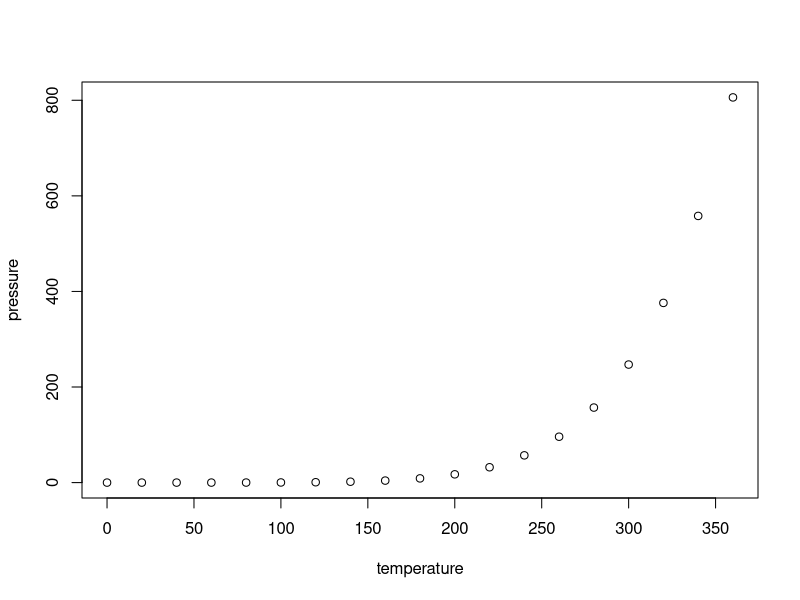
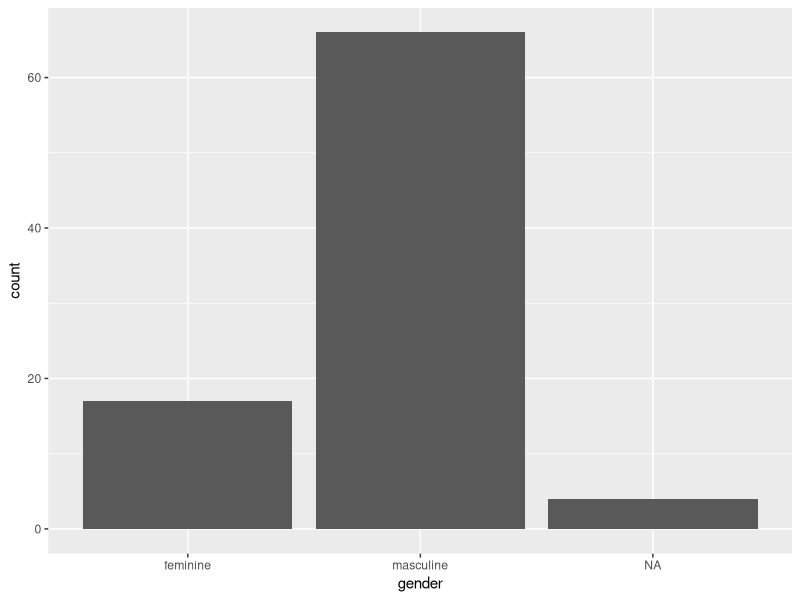
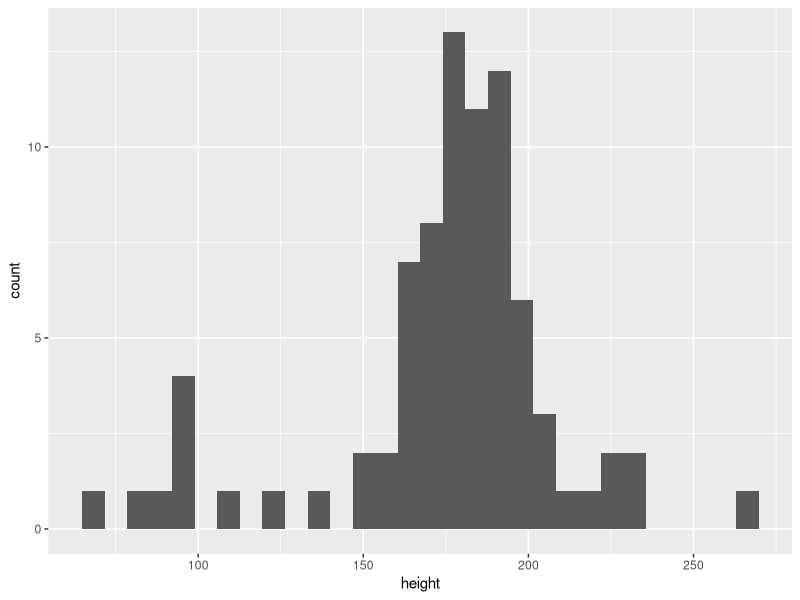
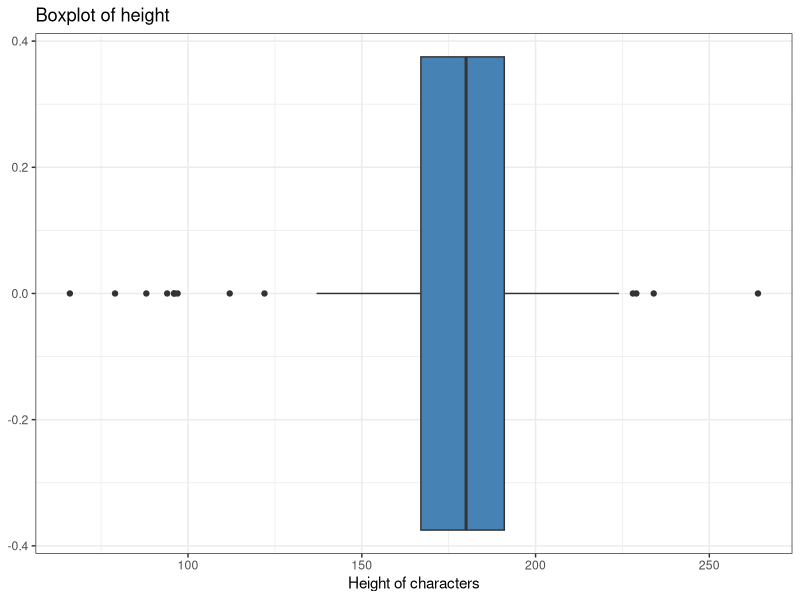
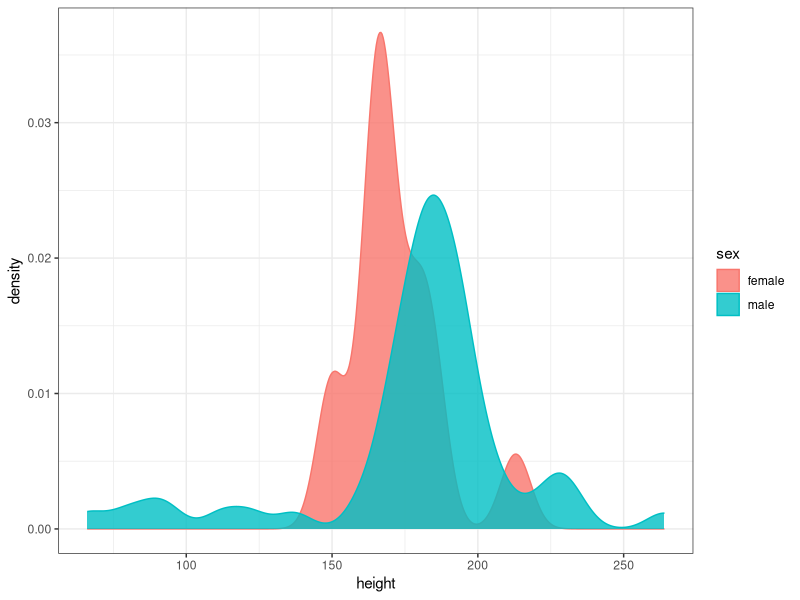
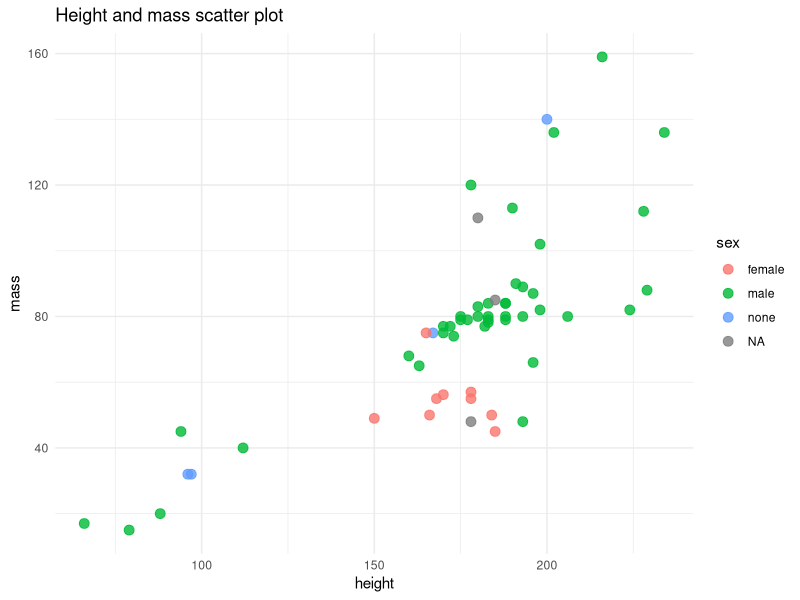
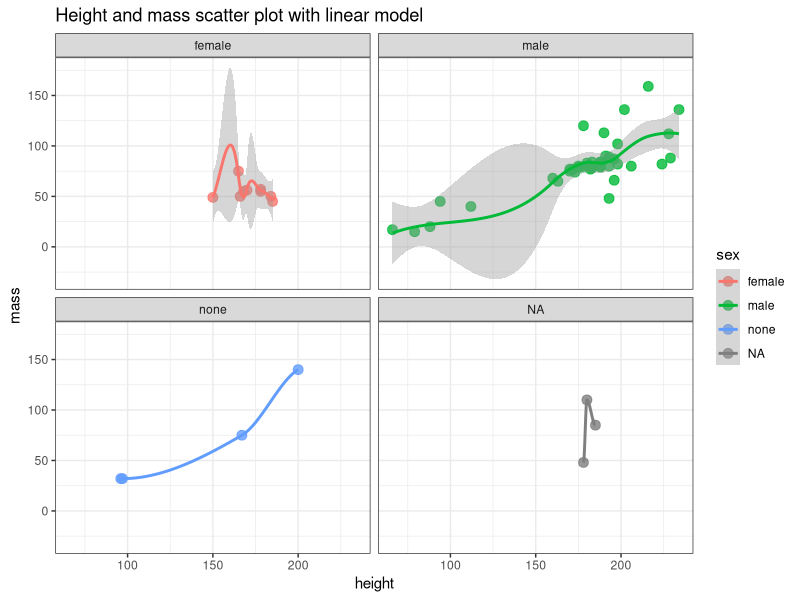

These figures' R source, in order: (Note: this script raises an error after producing the figures.)
#visualize

plot(pressure)

#data, mapping, geometry
library(tidyverse)

#Bar plots
ggplot(data = starwars,
       mapping = aes(x = gender))+
  geom_bar()

#Histograms
starwars %>%
  drop_na(height) %>%
  ggplot(aes(height),binwidth=30, bordder)+
  geom_histogram()

#Boxplots
starwars %>%
  drop_na(height) %>%
  ggplot(aes(height))+
  geom_boxplot(fill = "steelblue")+
  theme_bw()+
  labs(title = "Boxplot of height",
       x = "Height of characters")

#Density plots
starwars %>%
  drop_na(height) %>%
  filter(sex %in% c("male", "female")) %>%
  ggplot(aes(x = height,
             color = sex,
             fill = sex))+
  geom_density(alpha = 0.8)+ #alpha=opacity of color
  theme_bw()

#Scatter plots
starwars %>%
  filter(mass < 200) %>%
  ggplot(aes(x = height,y = mass,
             color = sex))+
  geom_point(size = 3, alpha = 0.8)+
  theme_minimal()+
  labs(title = "Height and mass scatter plot")


#smoothed model
starwars %>%
  filter(mass < 200) %>%
  ggplot(aes(x = height,y = mass,
             color = sex))+
  geom_point(size = 3, alpha = 0.8)+
  geom_smooth()+
  facet_wrap(~sex)+
  theme_bw()+
  labs(title = "Height and mass scatter plot with linear model")

#geom_jitter, size, color as variable
library(tidyverse)
view(gapminder)

gapminder %>%
  filter(continent %in% c("Africa", "Europe")) %>%
  filter(gdpPercap < 30000) %>%
  ggplot(aes(x = gdpPercap,
             y = lifeExp,
             size = pop,
             color = year))+
  geom_jitter(alpha = 0.8)+
  facet_wrap(~continent)+
  theme_bw()+
  labs(title = "Life expectancy explained by GDP per capita",
       x = "GDP per capita",
       y = "Life expectancy")

library(RColorBrewer)
display.brewer.all(colorblindFriendly=TRUE)

#save plots
p <- mpg %>%
  ggplot(aes(x = cty, fill = drv))+
  geom_density(alpha = 0.3)+
  theme_bw()
ggsave("mpg plot.png",
       width = 10,
       height = 7,
       units = "cm",
       dpi = 300)
